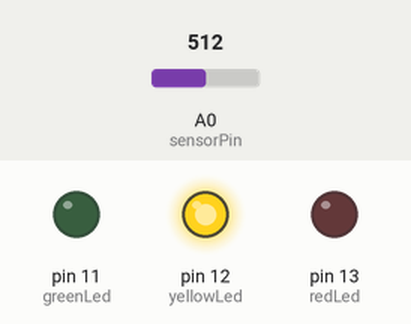
Simulated run of this sketch. Board: Arduino Uno, built with avr-gcc and run on an emulated ATmega328P. Shown: output pins drawn as LEDs (lit = HIGH). Inputs (shaded band) come from the test bench; at power-on: A0 (sensorPin) = 512.

Above: at 1.2 s.
1.3 s: A0 (sensorPin) set to 684
2.8 s: A0 (sensorPin) set to 709
At 3.5 s:
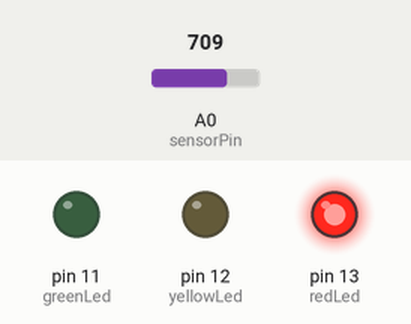
4.3 s: A0 (sensorPin) set to 290
At 4.7 s:
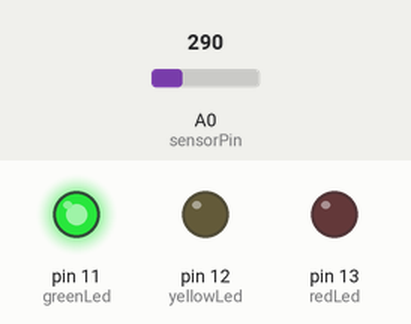
5.8 s: A0 (sensorPin) set to 313
At 7.0 s:
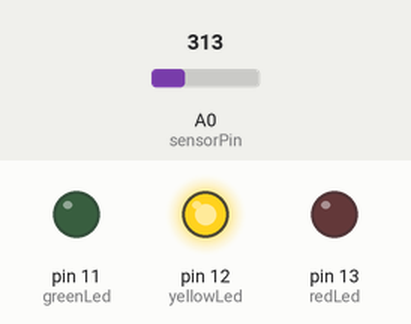
7.3 s: A0 (sensorPin) set to 122
At 8.3 s:
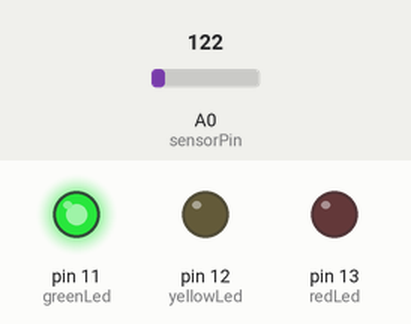
Timing chart, 0 to 9.8 s (numbered marks = the images above; inputs shaded):
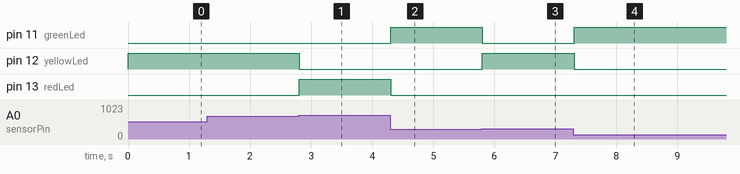

Measured:
- the behaviour switches between 699 and 700 on A0 (sensorPin) (found by bisection; images 0 and 1)
- the behaviour switches between 299 and 300 on A0 (sensorPin) (found by bisection; images 2 and 3)
- after the input at 1.3 s, every drawn part: stays the same
- after the input at 2.8 s, pin 12 (yellowLed): HIGH → LOW at once; pin 13 (redLed): LOW → HIGH at once
- after the input at 4.3 s, pin 11 (greenLed): LOW → HIGH at once; pin 13 (redLed): HIGH → LOW at once
- after the input at 5.8 s, pin 11 (greenLed): HIGH → LOW at once; pin 12 (yellowLed): LOW → HIGH at once
- after the input at 7.3 s, pin 11 (greenLed): LOW → HIGH at once; pin 12 (yellowLed): HIGH → LOW at once

The sketch:

level-13-if-else-if-traffic-leds.ino
```cpp
const int sensorPin = A0;
const int greenLed = 11;
const int yellowLed = 12;
const int redLed = 13;

void setup() {
    pinMode(greenLed, OUTPUT);
    pinMode(yellowLed, OUTPUT);
    pinMode(redLed, OUTPUT);
}

void loop() {
    int value = analogRead(sensorPin);

    if (value < 300) {
        digitalWrite(greenLed, HIGH);
        digitalWrite(yellowLed, LOW);
        digitalWrite(redLed, LOW);
    } else if (value < 700) {
        digitalWrite(greenLed, LOW);
        digitalWrite(yellowLed, HIGH);
        digitalWrite(redLed, LOW);
    } else {
        digitalWrite(greenLed, LOW);
        digitalWrite(yellowLed, LOW);
        digitalWrite(redLed, HIGH);
    }

    delay(100);
}
```
